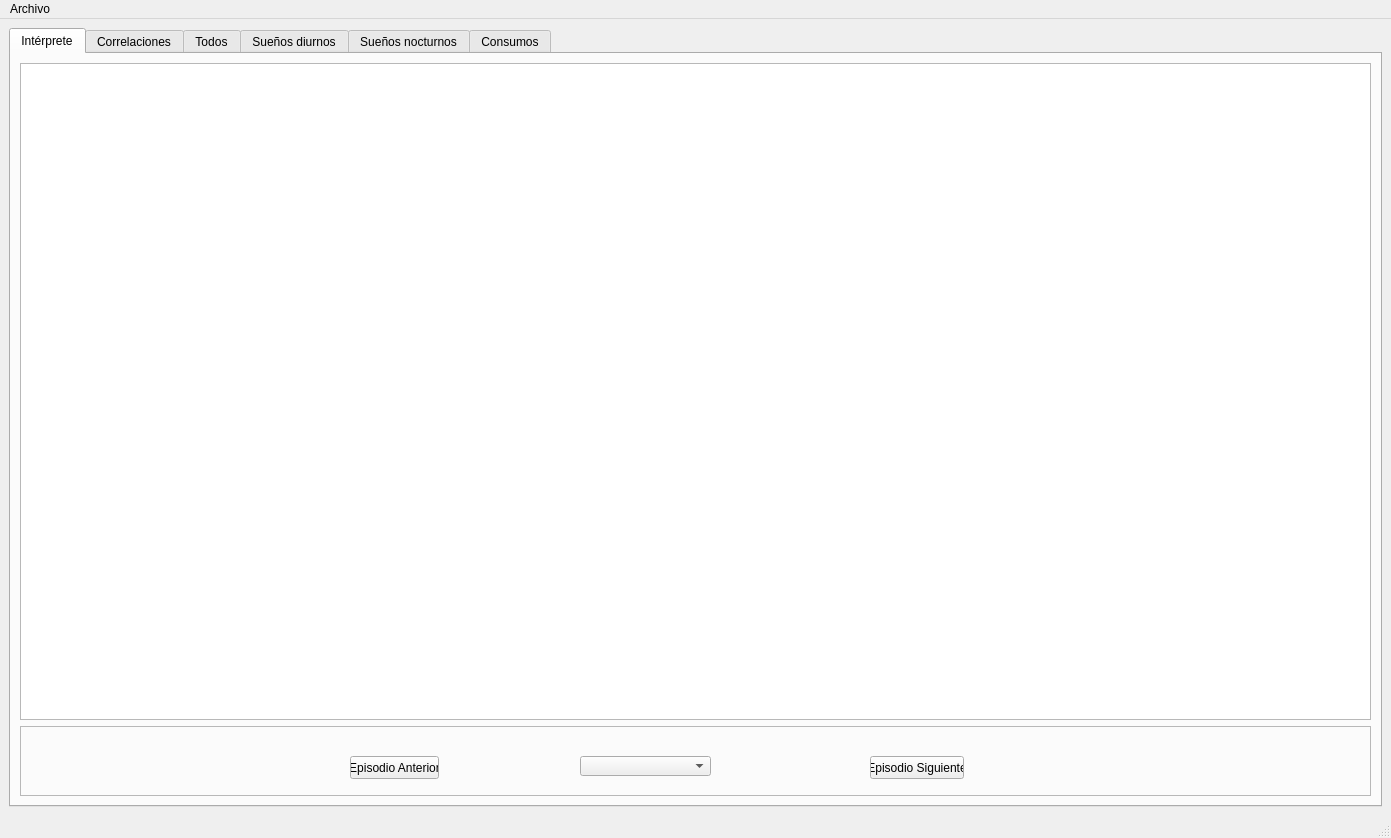
<?xml version="1.0" encoding="UTF-8"?>
<ui version="4.0">
 <class>MainWindow</class>
 <widget class="QMainWindow" name="MainWindow">
  <property name="geometry">
   <rect>
    <x>0</x>
    <y>0</y>
    <width>1391</width>
    <height>838</height>
   </rect>
  </property>
  <property name="windowTitle">
   <string>MainWindow</string>
  </property>
  <widget class="QWidget" name="centralwidget">
   <layout class="QGridLayout" name="gridLayout_4">
    <item row="0" column="0">
     <widget class="QTabWidget" name="tabWidget">
      <property name="autoFillBackground">
       <bool>true</bool>
      </property>
      <property name="currentIndex">
       <number>0</number>
      </property>
      <widget class="QWidget" name="tab_5">
       <attribute name="title">
        <string>Intérprete</string>
       </attribute>
       <layout class="QVBoxLayout" name="verticalLayout_4">
        <item>
         <widget class="GraphicsLayoutWidget" name="gvInterprete"/>
        </item>
        <item>
         <widget class="QFrame" name="frame_5">
          <property name="minimumSize">
           <size>
            <width>0</width>
            <height>70</height>
           </size>
          </property>
          <property name="maximumSize">
           <size>
            <width>16777215</width>
            <height>70</height>
           </size>
          </property>
          <property name="frameShape">
           <enum>QFrame::StyledPanel</enum>
          </property>
          <property name="frameShadow">
           <enum>QFrame::Raised</enum>
          </property>
          <widget class="QComboBox" name="cbxEpisodio">
           <property name="geometry">
            <rect>
             <x>560</x>
             <y>30</y>
             <width>131</width>
             <height>20</height>
            </rect>
           </property>
          </widget>
          <widget class="QPushButton" name="btn_prev">
           <property name="geometry">
            <rect>
             <x>330</x>
             <y>30</y>
             <width>89</width>
             <height>23</height>
            </rect>
           </property>
           <property name="text">
            <string>Episodio Anterior</string>
           </property>
          </widget>
          <widget class="QPushButton" name="btn_next">
           <property name="geometry">
            <rect>
             <x>850</x>
             <y>30</y>
             <width>94</width>
             <height>23</height>
            </rect>
           </property>
           <property name="text">
            <string>Episodio Siguiente</string>
           </property>
          </widget>
         </widget>
        </item>
       </layout>
      </widget>
      <widget class="QWidget" name="tab_6">
       <attribute name="title">
        <string>Correlaciones</string>
       </attribute>
       <layout class="QVBoxLayout" name="verticalLayout_3">
        <item>
         <widget class="QWidget" name="wScatter1" native="true">
          <property name="sizePolicy">
           <sizepolicy hsizetype="Expanding" vsizetype="Expanding">
            <horstretch>0</horstretch>
            <verstretch>0</verstretch>
           </sizepolicy>
          </property>
          <layout class="QHBoxLayout" name="layoutMatplot1"/>
         </widget>
        </item>
        <item>
         <widget class="QGroupBox" name="groupBox_4">
          <property name="sizePolicy">
           <sizepolicy hsizetype="Expanding" vsizetype="Preferred">
            <horstretch>0</horstretch>
            <verstretch>0</verstretch>
           </sizepolicy>
          </property>
          <property name="minimumSize">
           <size>
            <width>0</width>
            <height>100</height>
           </size>
          </property>
          <property name="title">
           <string>Filtros</string>
          </property>
          <widget class="QPushButton" name="btnNext">
           <property name="geometry">
            <rect>
             <x>680</x>
             <y>60</y>
             <width>101</width>
             <height>31</height>
            </rect>
           </property>
           <property name="text">
            <string>&gt;&gt;</string>
           </property>
          </widget>
          <widget class="QPushButton" name="btnPrev">
           <property name="geometry">
            <rect>
             <x>540</x>
             <y>60</y>
             <width>91</width>
             <height>31</height>
            </rect>
           </property>
           <property name="sizePolicy">
            <sizepolicy hsizetype="Fixed" vsizetype="Fixed">
             <horstretch>0</horstretch>
             <verstretch>0</verstretch>
            </sizepolicy>
           </property>
           <property name="minimumSize">
            <size>
             <width>30</width>
             <height>20</height>
            </size>
           </property>
           <property name="baseSize">
            <size>
             <width>59</width>
             <height>59</height>
            </size>
           </property>
           <property name="text">
            <string>&lt;&lt;</string>
           </property>
          </widget>
          <widget class="QCheckBox" name="cbSueno">
           <property name="geometry">
            <rect>
             <x>370</x>
             <y>30</y>
             <width>984</width>
             <height>22</height>
            </rect>
           </property>
           <property name="text">
            <string>Clasificación de sueño</string>
           </property>
           <property name="checked">
            <bool>true</bool>
           </property>
          </widget>
          <widget class="QCheckBox" name="cbSedentario">
           <property name="geometry">
            <rect>
             <x>550</x>
             <y>30</y>
             <width>984</width>
             <height>22</height>
            </rect>
           </property>
           <property name="text">
            <string>Sedentario</string>
           </property>
           <property name="checked">
            <bool>true</bool>
           </property>
          </widget>
          <widget class="QCheckBox" name="cbLigera">
           <property name="geometry">
            <rect>
             <x>660</x>
             <y>30</y>
             <width>984</width>
             <height>22</height>
            </rect>
           </property>
           <property name="text">
            <string>Actividad ligera</string>
           </property>
           <property name="checked">
            <bool>true</bool>
           </property>
          </widget>
          <widget class="QCheckBox" name="cbModerada">
           <property name="geometry">
            <rect>
             <x>800</x>
             <y>30</y>
             <width>984</width>
             <height>22</height>
            </rect>
           </property>
           <property name="text">
            <string>Actividad moderada</string>
           </property>
           <property name="checked">
            <bool>true</bool>
           </property>
          </widget>
          <widget class="QComboBox" name="cbx_izq_2">
           <property name="geometry">
            <rect>
             <x>320</x>
             <y>60</y>
             <width>121</width>
             <height>27</height>
            </rect>
           </property>
          </widget>
          <widget class="QComboBox" name="cbx_der_2">
           <property name="enabled">
            <bool>true</bool>
           </property>
           <property name="geometry">
            <rect>
             <x>880</x>
             <y>60</y>
             <width>121</width>
             <height>27</height>
            </rect>
           </property>
          </widget>
         </widget>
        </item>
        <item>
         <widget class="QLabel" name="labelScatter">
          <property name="text">
           <string/>
          </property>
          <property name="alignment">
           <set>Qt::AlignCenter</set>
          </property>
         </widget>
        </item>
       </layout>
      </widget>
      <widget class="QWidget" name="tab_2">
       <attribute name="title">
        <string>Todos</string>
       </attribute>
       <layout class="QHBoxLayout" name="horizontalLayout">
        <item>
         <widget class="QFrame" name="frame_2">
          <property name="sizePolicy">
           <sizepolicy hsizetype="Preferred" vsizetype="Preferred">
            <horstretch>1</horstretch>
            <verstretch>0</verstretch>
           </sizepolicy>
          </property>
          <property name="frameShape">
           <enum>QFrame::StyledPanel</enum>
          </property>
          <property name="frameShadow">
           <enum>QFrame::Raised</enum>
          </property>
          <layout class="QGridLayout" name="gridLayout_6">
           <item row="1" column="0">
            <widget class="QLabel" name="label_3">
             <property name="minimumSize">
              <size>
               <width>0</width>
               <height>20</height>
              </size>
             </property>
             <property name="maximumSize">
              <size>
               <width>16777215</width>
               <height>20</height>
              </size>
             </property>
             <property name="text">
              <string>Matriz de distancias entre episodios de sueño</string>
             </property>
            </widget>
           </item>
           <item row="4" column="0">
            <widget class="QWidget" name="wgDistTable" native="true">
             <layout class="QGridLayout" name="tableLayout"/>
            </widget>
           </item>
           <item row="0" column="0">
            <widget class="QGroupBox" name="groupBox">
             <property name="sizePolicy">
              <sizepolicy hsizetype="Preferred" vsizetype="MinimumExpanding">
               <horstretch>0</horstretch>
               <verstretch>10</verstretch>
              </sizepolicy>
             </property>
             <property name="minimumSize">
              <size>
               <width>0</width>
               <height>60</height>
              </size>
             </property>
             <property name="maximumSize">
              <size>
               <width>16777215</width>
               <height>60</height>
              </size>
             </property>
             <property name="title">
              <string>Clustering</string>
             </property>
             <widget class="QRadioButton" name="rbTemperatura">
              <property name="geometry">
               <rect>
                <x>10</x>
                <y>20</y>
                <width>171</width>
                <height>22</height>
               </rect>
              </property>
              <property name="text">
               <string>Temperatura y flujo</string>
              </property>
              <property name="checked">
               <bool>true</bool>
              </property>
             </widget>
             <widget class="QRadioButton" name="rbConsumo">
              <property name="geometry">
               <rect>
                <x>200</x>
                <y>20</y>
                <width>116</width>
                <height>22</height>
               </rect>
              </property>
              <property name="text">
               <string>Consumo</string>
              </property>
             </widget>
             <widget class="QPushButton" name="btnFiltraEpsT">
              <property name="geometry">
               <rect>
                <x>300</x>
                <y>20</y>
                <width>91</width>
                <height>23</height>
               </rect>
              </property>
              <property name="text">
               <string>Filtrar Episodios</string>
              </property>
             </widget>
            </widget>
           </item>
           <item row="5" column="0">
            <widget class="QWidget" name="wgDendograma" native="true">
             <layout class="QGridLayout" name="dendrogramLayout"/>
            </widget>
           </item>
          </layout>
         </widget>
        </item>
        <item>
         <widget class="Line" name="line">
          <property name="orientation">
           <enum>Qt::Vertical</enum>
          </property>
         </widget>
        </item>
        <item>
         <widget class="QFrame" name="frame_3">
          <property name="sizePolicy">
           <sizepolicy hsizetype="Preferred" vsizetype="Preferred">
            <horstretch>2</horstretch>
            <verstretch>0</verstretch>
           </sizepolicy>
          </property>
          <property name="frameShape">
           <enum>QFrame::StyledPanel</enum>
          </property>
          <property name="frameShadow">
           <enum>QFrame::Raised</enum>
          </property>
          <layout class="QVBoxLayout" name="verticalLayout_2">
           <item>
            <widget class="QFrame" name="frame">
             <property name="minimumSize">
              <size>
               <width>0</width>
               <height>80</height>
              </size>
             </property>
             <property name="maximumSize">
              <size>
               <width>16777215</width>
               <height>80</height>
              </size>
             </property>
             <property name="frameShape">
              <enum>QFrame::StyledPanel</enum>
             </property>
             <property name="frameShadow">
              <enum>QFrame::Raised</enum>
             </property>
             <widget class="QLabel" name="label">
              <property name="geometry">
               <rect>
                <x>290</x>
                <y>10</y>
                <width>201</width>
                <height>21</height>
               </rect>
              </property>
              <property name="text">
               <string>Comparación entre episodios de sueño</string>
              </property>
             </widget>
             <widget class="QLabel" name="lbl1">
              <property name="geometry">
               <rect>
                <x>210</x>
                <y>50</y>
                <width>241</width>
                <height>21</height>
               </rect>
              </property>
              <property name="text">
               <string>TextLabel</string>
              </property>
             </widget>
             <widget class="QComboBox" name="cbx1">
              <property name="geometry">
               <rect>
                <x>10</x>
                <y>50</y>
                <width>191</width>
                <height>21</height>
               </rect>
              </property>
              <property name="maximumSize">
               <size>
                <width>16777215</width>
                <height>300</height>
               </size>
              </property>
             </widget>
            </widget>
           </item>
           <item>
            <widget class="QWidget" name="wgPlotUp" native="true">
             <layout class="QHBoxLayout" name="plotLayoutUp"/>
            </widget>
           </item>
           <item>
            <widget class="Line" name="line_2">
             <property name="orientation">
              <enum>Qt::Horizontal</enum>
             </property>
            </widget>
           </item>
           <item>
            <widget class="QFrame" name="frame_4">
             <property name="minimumSize">
              <size>
               <width>0</width>
               <height>60</height>
              </size>
             </property>
             <property name="maximumSize">
              <size>
               <width>16777215</width>
               <height>60</height>
              </size>
             </property>
             <property name="frameShape">
              <enum>QFrame::StyledPanel</enum>
             </property>
             <property name="frameShadow">
              <enum>QFrame::Raised</enum>
             </property>
             <widget class="QLabel" name="lbl2">
              <property name="geometry">
               <rect>
                <x>200</x>
                <y>10</y>
                <width>191</width>
                <height>31</height>
               </rect>
              </property>
              <property name="text">
               <string>TextLabel</string>
              </property>
             </widget>
             <widget class="QComboBox" name="cbx2">
              <property name="geometry">
               <rect>
                <x>10</x>
                <y>20</y>
                <width>181</width>
                <height>20</height>
               </rect>
              </property>
             </widget>
            </widget>
           </item>
           <item>
            <widget class="QWidget" name="wgPlotBot" native="true">
             <layout class="QHBoxLayout" name="plotLayoutBot"/>
            </widget>
           </item>
          </layout>
         </widget>
        </item>
       </layout>
      </widget>
      <widget class="QWidget" name="tab">
       <attribute name="title">
        <string>Sueños diurnos</string>
       </attribute>
       <widget class="QComboBox" name="cbx1Siestas">
        <property name="geometry">
         <rect>
          <x>560</x>
          <y>40</y>
          <width>171</width>
          <height>27</height>
         </rect>
        </property>
        <property name="maximumSize">
         <size>
          <width>16777215</width>
          <height>300</height>
         </size>
        </property>
       </widget>
       <widget class="QComboBox" name="cbx2Siestas">
        <property name="geometry">
         <rect>
          <x>560</x>
          <y>370</y>
          <width>171</width>
          <height>27</height>
         </rect>
        </property>
       </widget>
       <widget class="QLabel" name="label_2">
        <property name="geometry">
         <rect>
          <x>770</x>
          <y>0</y>
          <width>381</width>
          <height>20</height>
         </rect>
        </property>
        <property name="text">
         <string>Comparación entre episodios de sueño diurnos (siestas)</string>
        </property>
       </widget>
       <widget class="QWidget" name="wgDendograma_2" native="true">
        <property name="geometry">
         <rect>
          <x>0</x>
          <y>390</y>
          <width>511</width>
          <height>291</height>
         </rect>
        </property>
        <layout class="QGridLayout" name="dendrogramLayoutSiestas"/>
       </widget>
       <widget class="QLabel" name="lbl2Siestas">
        <property name="geometry">
         <rect>
          <x>750</x>
          <y>370</y>
          <width>461</width>
          <height>17</height>
         </rect>
        </property>
        <property name="text">
         <string>TextLabel</string>
        </property>
       </widget>
       <widget class="QLabel" name="lbl1Siestas">
        <property name="geometry">
         <rect>
          <x>750</x>
          <y>40</y>
          <width>461</width>
          <height>17</height>
         </rect>
        </property>
        <property name="text">
         <string>TextLabel</string>
        </property>
       </widget>
       <widget class="QWidget" name="wgPlotBot_2" native="true">
        <property name="geometry">
         <rect>
          <x>550</x>
          <y>410</y>
          <width>801</width>
          <height>271</height>
         </rect>
        </property>
        <layout class="QHBoxLayout" name="plotLayoutBotSiestas"/>
       </widget>
       <widget class="QGroupBox" name="groupBox_2">
        <property name="geometry">
         <rect>
          <x>0</x>
          <y>0</y>
          <width>511</width>
          <height>61</height>
         </rect>
        </property>
        <property name="title">
         <string>Clustering</string>
        </property>
        <widget class="QRadioButton" name="rbTemperaturaSiestas">
         <property name="geometry">
          <rect>
           <x>10</x>
           <y>20</y>
           <width>171</width>
           <height>22</height>
          </rect>
         </property>
         <property name="text">
          <string>Temperatura y flujo</string>
         </property>
         <property name="checked">
          <bool>true</bool>
         </property>
        </widget>
        <widget class="QRadioButton" name="rbConsumoSiestas">
         <property name="geometry">
          <rect>
           <x>200</x>
           <y>20</y>
           <width>116</width>
           <height>22</height>
          </rect>
         </property>
         <property name="text">
          <string>Consumo</string>
         </property>
        </widget>
        <widget class="QPushButton" name="btnFiltraEpsD">
         <property name="geometry">
          <rect>
           <x>350</x>
           <y>20</y>
           <width>91</width>
           <height>23</height>
          </rect>
         </property>
         <property name="text">
          <string>Filtrar Episodios</string>
         </property>
        </widget>
       </widget>
       <widget class="QLabel" name="label_4">
        <property name="geometry">
         <rect>
          <x>140</x>
          <y>70</y>
          <width>221</width>
          <height>17</height>
         </rect>
        </property>
        <property name="text">
         <string>Matriz de distancias entre episodios de sueño</string>
        </property>
       </widget>
       <widget class="QWidget" name="wgPlotUp_2" native="true">
        <property name="geometry">
         <rect>
          <x>550</x>
          <y>80</y>
          <width>801</width>
          <height>251</height>
         </rect>
        </property>
        <layout class="QHBoxLayout" name="plotLayoutUpSiestas"/>
       </widget>
       <widget class="QWidget" name="wgDistTable_2" native="true">
        <property name="geometry">
         <rect>
          <x>0</x>
          <y>90</y>
          <width>511</width>
          <height>291</height>
         </rect>
        </property>
        <layout class="QGridLayout" name="tableLayoutSiestas"/>
       </widget>
       <widget class="Line" name="line_5">
        <property name="geometry">
         <rect>
          <x>530</x>
          <y>340</y>
          <width>851</width>
          <height>16</height>
         </rect>
        </property>
        <property name="orientation">
         <enum>Qt::Horizontal</enum>
        </property>
       </widget>
       <widget class="Line" name="line_6">
        <property name="geometry">
         <rect>
          <x>520</x>
          <y>0</y>
          <width>20</width>
          <height>761</height>
         </rect>
        </property>
        <property name="orientation">
         <enum>Qt::Vertical</enum>
        </property>
       </widget>
      </widget>
      <widget class="QWidget" name="tab_3">
       <attribute name="title">
        <string>Sueños nocturnos</string>
       </attribute>
       <widget class="QComboBox" name="cbx1Suenos">
        <property name="geometry">
         <rect>
          <x>560</x>
          <y>40</y>
          <width>171</width>
          <height>27</height>
         </rect>
        </property>
        <property name="maximumSize">
         <size>
          <width>16777215</width>
          <height>300</height>
         </size>
        </property>
       </widget>
       <widget class="QWidget" name="wgPlotBot_3" native="true">
        <property name="geometry">
         <rect>
          <x>550</x>
          <y>410</y>
          <width>801</width>
          <height>271</height>
         </rect>
        </property>
        <layout class="QHBoxLayout" name="plotLayoutBotSuenos"/>
       </widget>
       <widget class="QWidget" name="wgDistTable_3" native="true">
        <property name="geometry">
         <rect>
          <x>0</x>
          <y>90</y>
          <width>511</width>
          <height>291</height>
         </rect>
        </property>
        <layout class="QGridLayout" name="tableLayoutSuenos"/>
       </widget>
       <widget class="QWidget" name="wgPlotUp_3" native="true">
        <property name="geometry">
         <rect>
          <x>550</x>
          <y>80</y>
          <width>801</width>
          <height>251</height>
         </rect>
        </property>
        <layout class="QHBoxLayout" name="plotLayoutUpSuenos"/>
       </widget>
       <widget class="QLabel" name="label_5">
        <property name="geometry">
         <rect>
          <x>140</x>
          <y>70</y>
          <width>221</width>
          <height>17</height>
         </rect>
        </property>
        <property name="text">
         <string>Matriz de distancias entre episodios de sueño</string>
        </property>
       </widget>
       <widget class="QLabel" name="lbl1Suenos">
        <property name="geometry">
         <rect>
          <x>750</x>
          <y>40</y>
          <width>461</width>
          <height>17</height>
         </rect>
        </property>
        <property name="text">
         <string>TextLabel</string>
        </property>
       </widget>
       <widget class="QGroupBox" name="groupBox_3">
        <property name="geometry">
         <rect>
          <x>0</x>
          <y>0</y>
          <width>511</width>
          <height>61</height>
         </rect>
        </property>
        <property name="title">
         <string>Clustering</string>
        </property>
        <widget class="QRadioButton" name="rbTemperaturaSuenos">
         <property name="geometry">
          <rect>
           <x>10</x>
           <y>20</y>
           <width>171</width>
           <height>22</height>
          </rect>
         </property>
         <property name="text">
          <string>Temperatura y flujo</string>
         </property>
         <property name="checked">
          <bool>true</bool>
         </property>
        </widget>
        <widget class="QRadioButton" name="rbConsumoSuenos">
         <property name="geometry">
          <rect>
           <x>200</x>
           <y>20</y>
           <width>116</width>
           <height>22</height>
          </rect>
         </property>
         <property name="text">
          <string>Consumo</string>
         </property>
        </widget>
        <widget class="QPushButton" name="btnFiltraEpsN">
         <property name="geometry">
          <rect>
           <x>350</x>
           <y>20</y>
           <width>91</width>
           <height>23</height>
          </rect>
         </property>
         <property name="text">
          <string>Filtrar Episodios</string>
         </property>
        </widget>
       </widget>
       <widget class="QWidget" name="wgDendograma_3" native="true">
        <property name="geometry">
         <rect>
          <x>0</x>
          <y>390</y>
          <width>511</width>
          <height>291</height>
         </rect>
        </property>
        <layout class="QGridLayout" name="dendrogramLayoutSuenos"/>
       </widget>
       <widget class="QLabel" name="lbl2Suenos">
        <property name="geometry">
         <rect>
          <x>750</x>
          <y>370</y>
          <width>461</width>
          <height>17</height>
         </rect>
        </property>
        <property name="text">
         <string>TextLabel</string>
        </property>
       </widget>
       <widget class="QComboBox" name="cbx2Suenos">
        <property name="geometry">
         <rect>
          <x>560</x>
          <y>370</y>
          <width>171</width>
          <height>27</height>
         </rect>
        </property>
       </widget>
       <widget class="QLabel" name="label_6">
        <property name="geometry">
         <rect>
          <x>770</x>
          <y>0</y>
          <width>361</width>
          <height>20</height>
         </rect>
        </property>
        <property name="text">
         <string>Comparación entre episodios de sueño nocturnos</string>
        </property>
       </widget>
       <widget class="Line" name="line_7">
        <property name="geometry">
         <rect>
          <x>530</x>
          <y>340</y>
          <width>851</width>
          <height>16</height>
         </rect>
        </property>
        <property name="orientation">
         <enum>Qt::Horizontal</enum>
        </property>
       </widget>
       <widget class="Line" name="line_8">
        <property name="geometry">
         <rect>
          <x>520</x>
          <y>0</y>
          <width>20</width>
          <height>761</height>
         </rect>
        </property>
        <property name="orientation">
         <enum>Qt::Vertical</enum>
        </property>
       </widget>
      </widget>
      <widget class="QWidget" name="tab_4">
       <attribute name="title">
        <string>Consumos</string>
       </attribute>
       <layout class="QVBoxLayout" name="verticalLayout_5">
        <item>
         <widget class="QWidget" name="widget" native="true">
          <layout class="QVBoxLayout" name="layout_diario"/>
         </widget>
        </item>
        <item>
         <widget class="Line" name="line_3">
          <property name="orientation">
           <enum>Qt::Horizontal</enum>
          </property>
         </widget>
        </item>
        <item>
         <widget class="QFrame" name="frame_10">
          <property name="frameShape">
           <enum>QFrame::StyledPanel</enum>
          </property>
          <property name="frameShadow">
           <enum>QFrame::Raised</enum>
          </property>
          <layout class="QHBoxLayout" name="horizontalLayout_2">
           <item>
            <widget class="QFrame" name="frame_7">
             <property name="frameShape">
              <enum>QFrame::StyledPanel</enum>
             </property>
             <property name="frameShadow">
              <enum>QFrame::Raised</enum>
             </property>
             <layout class="QGridLayout" name="gridLayout">
              <item row="0" column="0">
               <widget class="QFrame" name="frame_6">
                <property name="minimumSize">
                 <size>
                  <width>0</width>
                  <height>50</height>
                 </size>
                </property>
                <property name="maximumSize">
                 <size>
                  <width>16777215</width>
                  <height>50</height>
                 </size>
                </property>
                <property name="frameShape">
                 <enum>QFrame::StyledPanel</enum>
                </property>
                <property name="frameShadow">
                 <enum>QFrame::Raised</enum>
                </property>
                <widget class="QLabel" name="lbl_izq">
                 <property name="geometry">
                  <rect>
                   <x>170</x>
                   <y>6</y>
                   <width>471</width>
                   <height>31</height>
                  </rect>
                 </property>
                 <property name="text">
                  <string/>
                 </property>
                </widget>
                <widget class="QComboBox" name="cbx_izq">
                 <property name="geometry">
                  <rect>
                   <x>10</x>
                   <y>10</y>
                   <width>141</width>
                   <height>27</height>
                  </rect>
                 </property>
                </widget>
               </widget>
              </item>
              <item row="1" column="0">
               <widget class="QWidget" name="widget_2" native="true">
                <layout class="QVBoxLayout" name="layout_dia_izq"/>
               </widget>
              </item>
             </layout>
            </widget>
           </item>
           <item>
            <widget class="Line" name="line_4">
             <property name="orientation">
              <enum>Qt::Vertical</enum>
             </property>
            </widget>
           </item>
           <item>
            <widget class="QFrame" name="frame_9">
             <property name="frameShape">
              <enum>QFrame::StyledPanel</enum>
             </property>
             <property name="frameShadow">
              <enum>QFrame::Raised</enum>
             </property>
             <layout class="QGridLayout" name="gridLayout_3">
              <item row="0" column="0">
               <widget class="QFrame" name="frame_8">
                <property name="minimumSize">
                 <size>
                  <width>0</width>
                  <height>50</height>
                 </size>
                </property>
                <property name="maximumSize">
                 <size>
                  <width>16777215</width>
                  <height>50</height>
                 </size>
                </property>
                <property name="frameShape">
                 <enum>QFrame::StyledPanel</enum>
                </property>
                <property name="frameShadow">
                 <enum>QFrame::Raised</enum>
                </property>
                <widget class="QLabel" name="lbl_der">
                 <property name="geometry">
                  <rect>
                   <x>170</x>
                   <y>10</y>
                   <width>471</width>
                   <height>31</height>
                  </rect>
                 </property>
                 <property name="text">
                  <string/>
                 </property>
                </widget>
                <widget class="QComboBox" name="cbx_der">
                 <property name="geometry">
                  <rect>
                   <x>10</x>
                   <y>10</y>
                   <width>141</width>
                   <height>27</height>
                  </rect>
                 </property>
                </widget>
               </widget>
              </item>
              <item row="1" column="0">
               <widget class="QWidget" name="widget_4" native="true">
                <layout class="QVBoxLayout" name="layout_dia_der"/>
               </widget>
              </item>
             </layout>
            </widget>
           </item>
          </layout>
         </widget>
        </item>
       </layout>
      </widget>
     </widget>
    </item>
   </layout>
  </widget>
  <widget class="QMenuBar" name="menubar">
   <property name="geometry">
    <rect>
     <x>0</x>
     <y>0</y>
     <width>1391</width>
     <height>21</height>
    </rect>
   </property>
   <widget class="QMenu" name="menuArchivo">
    <property name="title">
     <string>Archivo</string>
    </property>
    <addaction name="actionAbrir"/>
   </widget>
   <addaction name="menuArchivo"/>
  </widget>
  <widget class="QStatusBar" name="statusbar"/>
  <action name="actionAbrir">
   <property name="text">
    <string>Abrir</string>
   </property>
  </action>
 </widget>
 <customwidgets>
  <customwidget>
   <class>GraphicsLayoutWidget</class>
   <extends>QGraphicsView</extends>
   <header>pyqtgraph</header>
  </customwidget>
 </customwidgets>
 <resources/>
 <connections/>
</ui>
